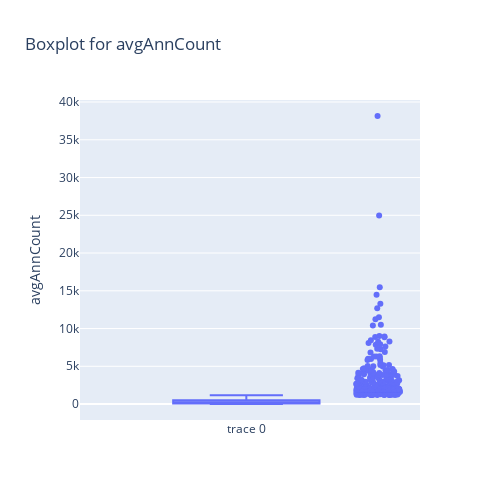
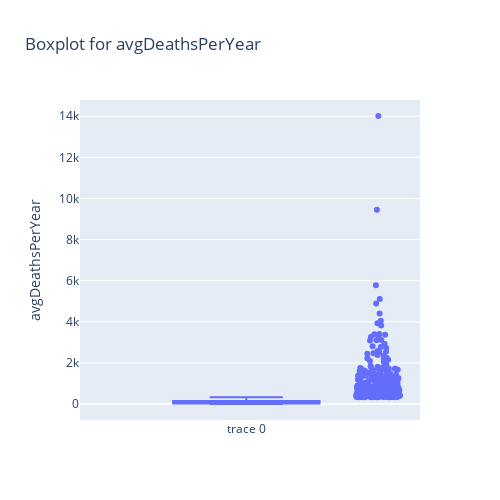
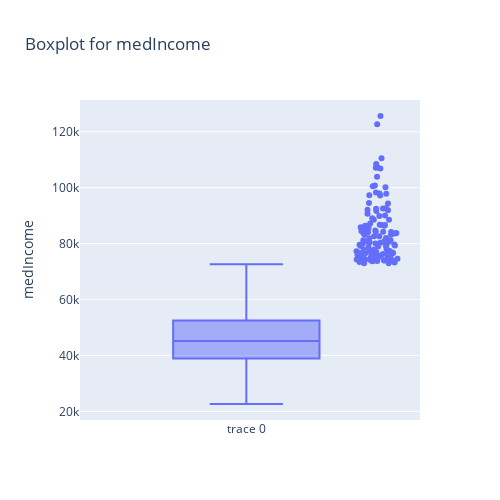
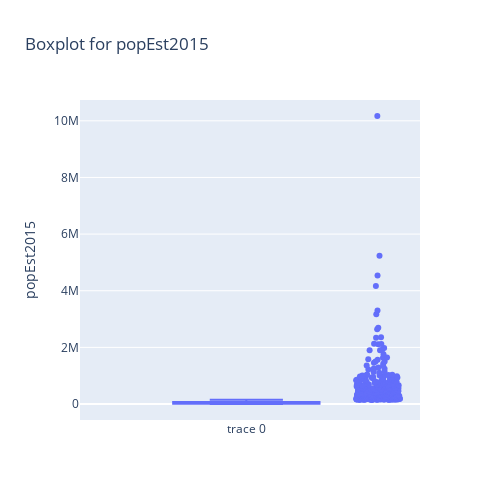

The notebook cell these images were saved under, in order:
### Code cell
def Box_plot(df, col):
    figure = go.Figure(data=[go.Box(y=df[col], boxpoints='outliers', jitter = 0.3, pointpos=1.8)])
    figure.update_layout(
        title="Boxplot for "+ col,
        yaxis_title = col,
        height = 500,
        width=500
    )
    figure.show()
for col in skewed_cols:
    Box_plot(new_df, col)

### Figure 1 — Plotly figure (JSON) as saved in the notebook; plotly's stock layout.template omitted (floating-point values rounded to 4 significant figures; data arrays with more than 128 entries replaced by an {"elided": "..."} marker saying what was removed)
{"data": [{"boxpoints": "outliers", "jitter": 0.3, "pointpos": 1.8, "type": "box", "y": {"elided": "3047 float values"}}], "layout": {"height": 500, "title": {"text": "Boxplot for avgAnnCount"}, "width": 500, "yaxis": {"title": {"text": "avgAnnCount"}}}}

### Figure 2 — Plotly figure (JSON) as saved in the notebook; plotly's stock layout.template omitted (floating-point values rounded to 4 significant figures; data arrays with more than 128 entries replaced by an {"elided": "..."} marker saying what was removed)
{"data": [{"boxpoints": "outliers", "jitter": 0.3, "pointpos": 1.8, "type": "box", "y": {"elided": "3047 int values"}}], "layout": {"height": 500, "title": {"text": "Boxplot for avgDeathsPerYear"}, "width": 500, "yaxis": {"title": {"text": "avgDeathsPerYear"}}}}

### Figure 3 — Plotly figure (JSON) as saved in the notebook; plotly's stock layout.template omitted (floating-point values rounded to 4 significant figures; data arrays with more than 128 entries replaced by an {"elided": "..."} marker saying what was removed)
{"data": [{"boxpoints": "outliers", "jitter": 0.3, "pointpos": 1.8, "type": "box", "y": {"elided": "3047 int values"}}], "layout": {"height": 500, "title": {"text": "Boxplot for medIncome"}, "width": 500, "yaxis": {"title": {"text": "medIncome"}}}}

### Figure 4 — Plotly figure (JSON) as saved in the notebook; plotly's stock layout.template omitted (floating-point values rounded to 4 significant figures; data arrays with more than 128 entries replaced by an {"elided": "..."} marker saying what was removed)
{"data": [{"boxpoints": "outliers", "jitter": 0.3, "pointpos": 1.8, "type": "box", "y": {"elided": "3047 int values"}}], "layout": {"height": 500, "title": {"text": "Boxplot for popEst2015"}, "width": 500, "yaxis": {"title": {"text": "popEst2015"}}}}
